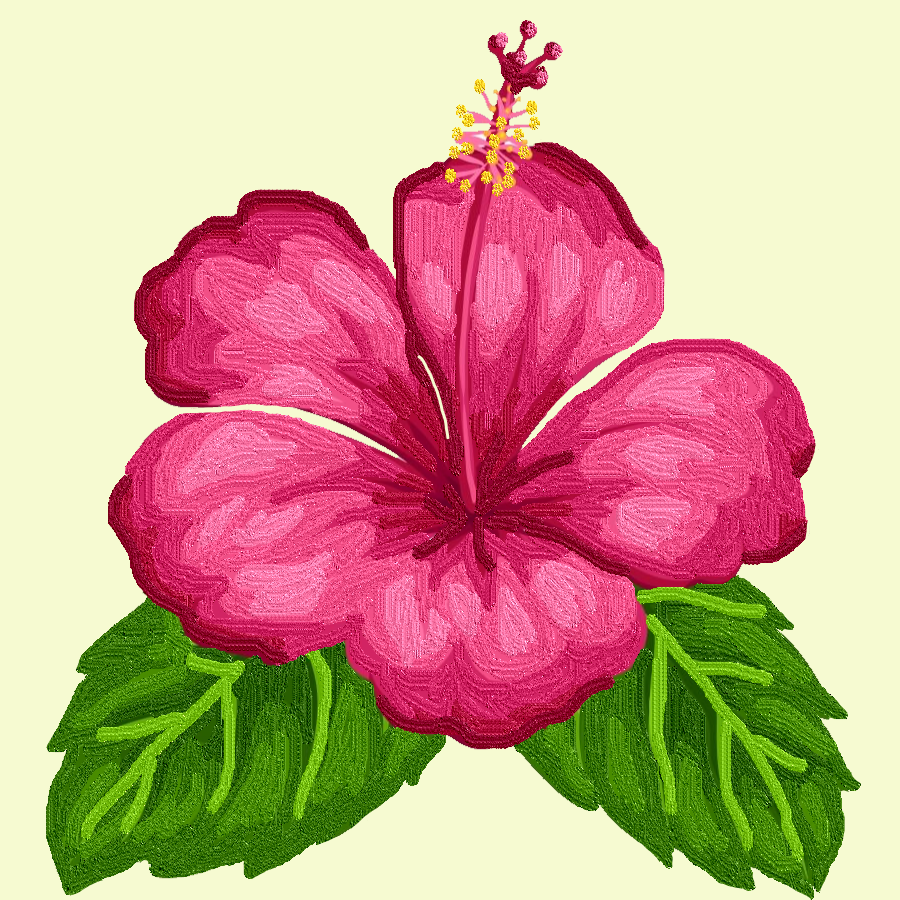
#> input picture lyceum21/41/hibiscus.png, 900 x 900 px, given in place of clock.png, which was not available
$ python 8.py
#> lines starting #> are read from the running program, lines starting #| are printed output that depends on the picture; pictures that were not available may be replaced by others from this repository, and a replacement may not be noted
from PIL import Image

n = int(input())
#> the answer given: 3
im = Image.open('clock.png')
#> im is the input picture: PIL image 900x900 RGB; mean R, G, B 203.1, 160.6, 139.7
w, h = im.size
#> w = 900; h = 900
im_new = Image.new('RGB', (w * n, h), 'white')
#> im_new: PIL image 2700x900 RGB; every value is 255
for i in range(n):
    temp = Image.new('RGB', (2 * w, 2 * h), 'white')
    temp.paste(im, (w // 2, h // 2))
    temp = temp.rotate(-30 * i)
    im_new.paste(temp.crop((w // 2, h // 2, 3 * w // 2, 3 * h // 2)), (i * w, 0))
#> this loop made 3 passes
#> pass 1, `temp = temp.rotate(-30 * i)`:
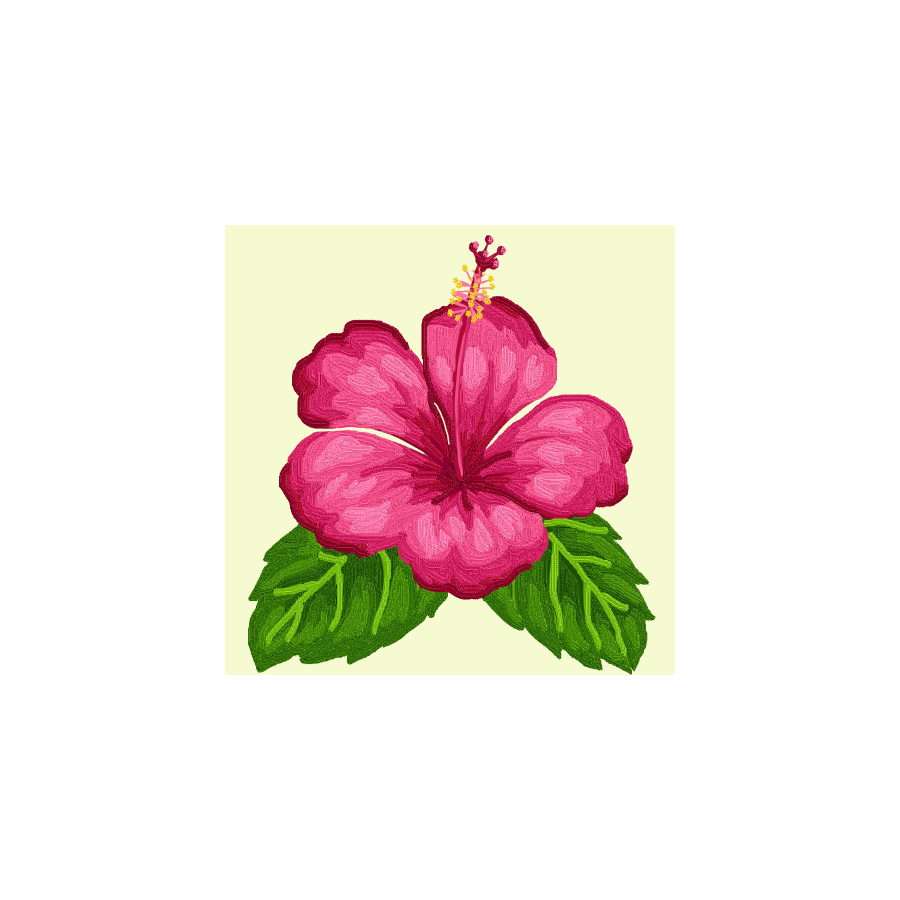
#> temp: PIL image 1800x1800 RGB (shown at 1/2 size); mean R, G, B 242, 231.4, 226.2
#> pass 2, `temp = temp.rotate(-30 * i)`:
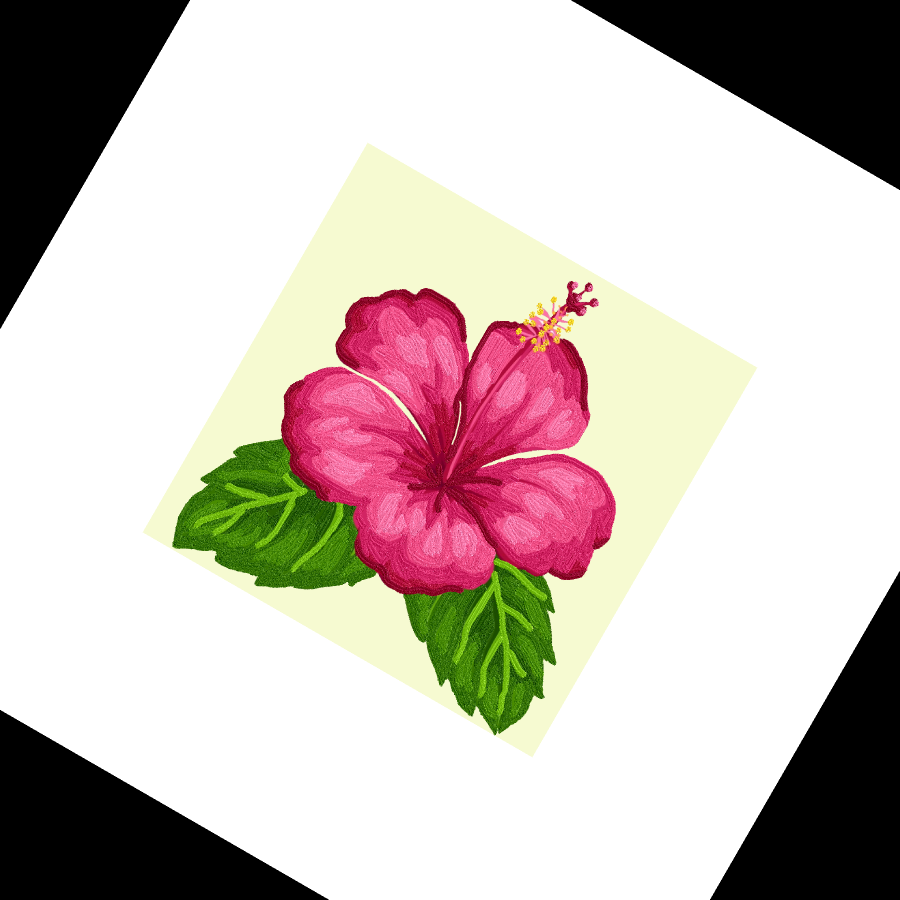
#> temp: PIL image 1800x1800 RGB (shown at 1/2 size); mean R, G, B 202.6, 191.9, 186.7
#> pass 3, `temp = temp.rotate(-30 * i)`:
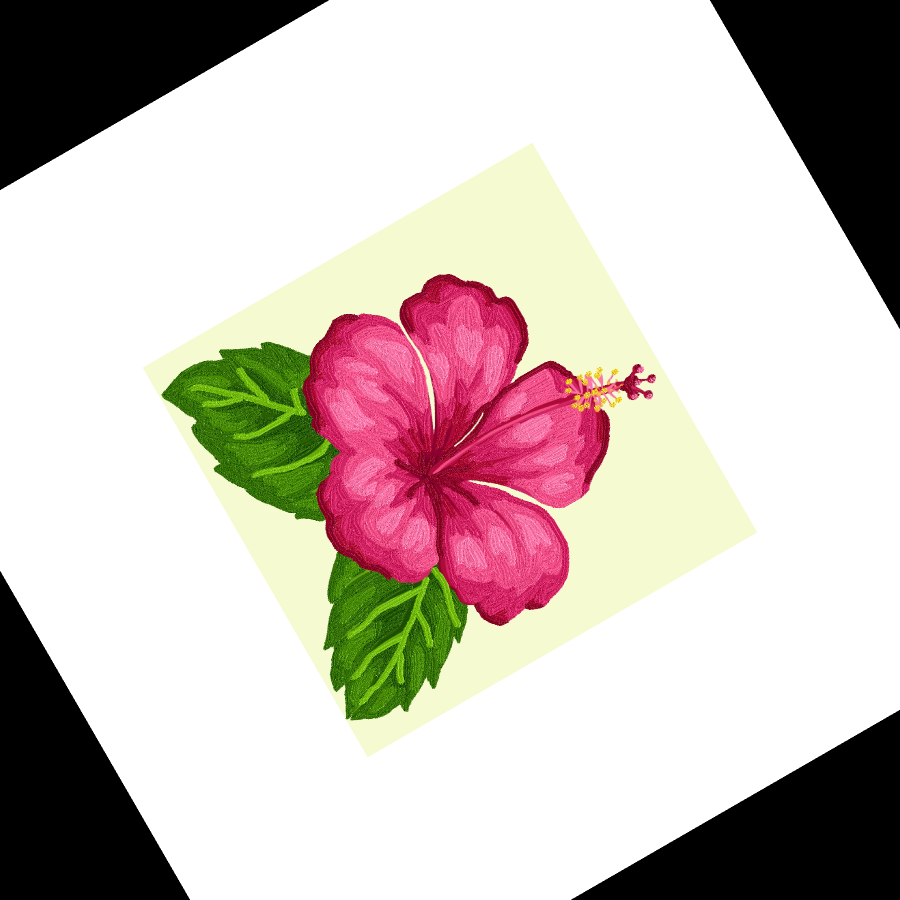
#> temp: PIL image 1800x1800 RGB (shown at 1/2 size); mean R, G, B 202.6, 191.9, 186.7
#> after the loop:
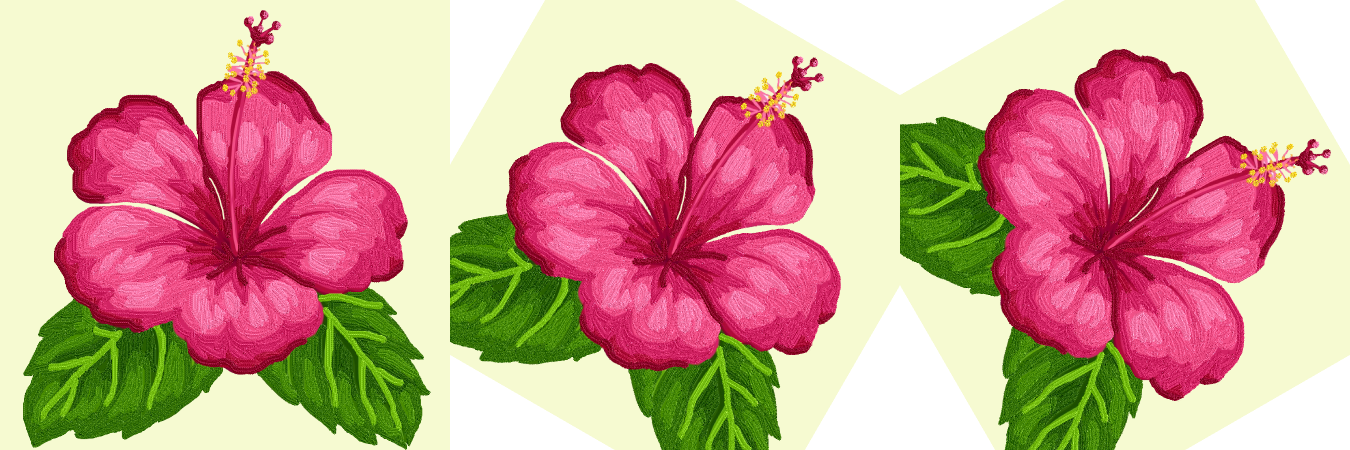
#> im_new: PIL image 2700x900 RGB (shown at 1/2 size); mean R, G, B 208.3, 164, 149.1
im_new.save('ticking.png')
